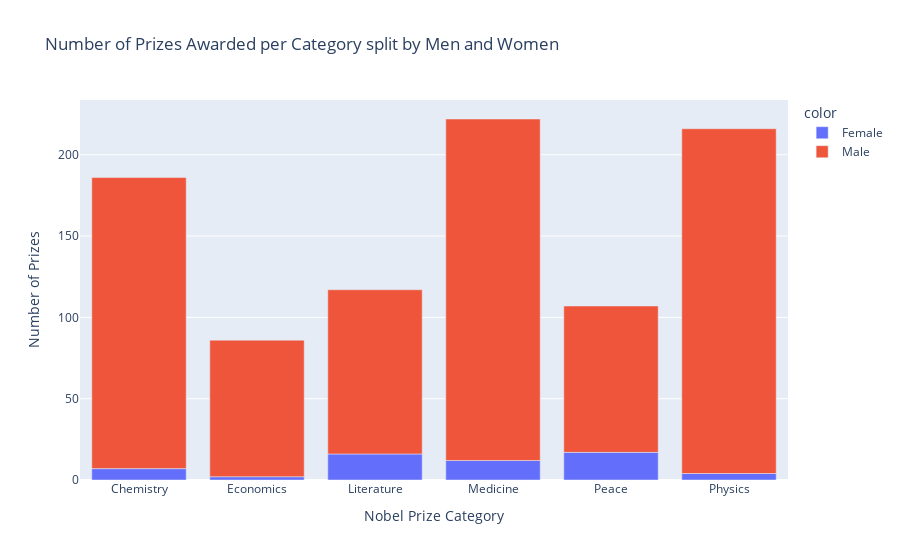

This figure's notebook cell:
### Markdown cell above
# Male and Female Winners by Category

**Challenge**: Create a [plotly bar chart](https://plotly.com/python/bar-charts/) that shows the split between men and women by category. 
* Hover over the bar chart. How many prizes went to women in Literature compared to Physics?

<img src=https://i.imgur.com/od8TfOp.png width=650>

### Code cell
v_bar_split = px.bar(x = cat_men_women.category,
                     y = cat_men_women.prize,
                     color = cat_men_women.sex,
                     title='Number of Prizes Awarded per Category split by Men and Women')
 
v_bar_split.update_layout(xaxis_title='Nobel Prize Category', 
                          yaxis_title='Number of Prizes')
v_bar_split.show()

### Figure 1 — Plotly figure (JSON) as saved in the notebook; plotly's stock layout.template omitted (floating-point values rounded to 4 significant figures)
{"data": [{"hovertemplate": "color=Female<br>x=%{x}<br>y=%{y}<extra></extra>", "legendgroup": "Female", "marker": {"color": "#636efa", "pattern": {"shape": ""}}, "name": "Female", "orientation": "v", "showlegend": true, "textposition": "auto", "type": "bar", "x": ["Chemistry", "Economics", "Literature", "Medicine", "Peace", "Physics"], "xaxis": "x", "y": [7, 2, 16, 12, 17, 4], "yaxis": "y"}, {"hovertemplate": "color=Male<br>x=%{x}<br>y=%{y}<extra></extra>", "legendgroup": "Male", "marker": {"color": "#EF553B", "pattern": {"shape": ""}}, "name": "Male", "orientation": "v", "showlegend": true, "textposition": "auto", "type": "bar", "x": ["Chemistry", "Economics", "Literature", "Medicine", "Peace", "Physics"], "xaxis": "x", "y": [179, 84, 101, 210, 90, 212], "yaxis": "y"}], "layout": {"barmode": "relative", "legend": {"title": {"text": "color"}, "tracegroupgap": 0}, "title": {"text": "Number of Prizes Awarded per Category split by Men and Women"}, "xaxis": {"anchor": "y", "domain": [0, 1], "title": {"text": "Nobel Prize Category"}}, "yaxis": {"anchor": "x", "domain": [0, 1], "title": {"text": "Number of Prizes"}}}}
